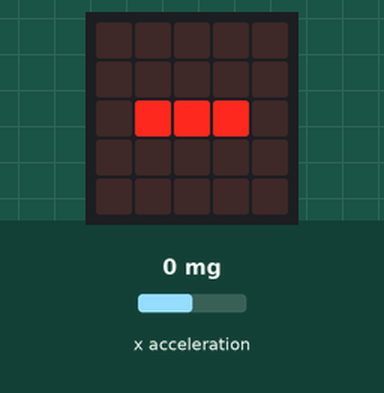
Simulated run of this program. Board: BBC micro:bit running MicroPython. On the bench: the board's 5×5 LED display. The inputs (shaded band) are chosen by the test bench; at power-on: x acceleration 0 mg.

Above: at 1.2 s.
1.3 s: x acceleration set to -1440 mg
At 2.5 s:
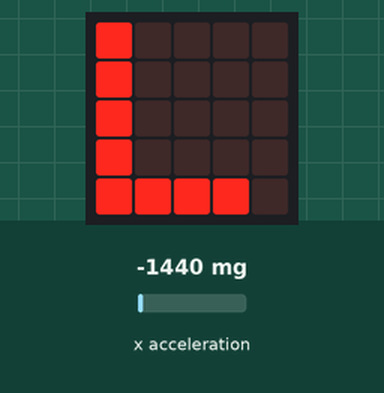
2.8 s: x acceleration set to 750 mg
At 3.8 s:
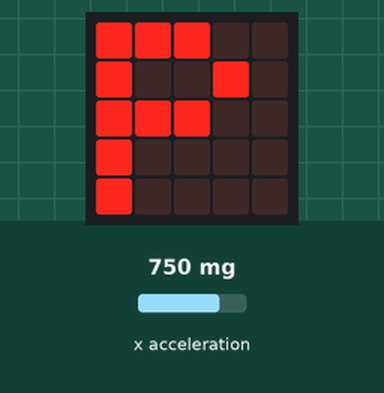
4.3 s: x acceleration set to -750 mg
At 4.9 s:
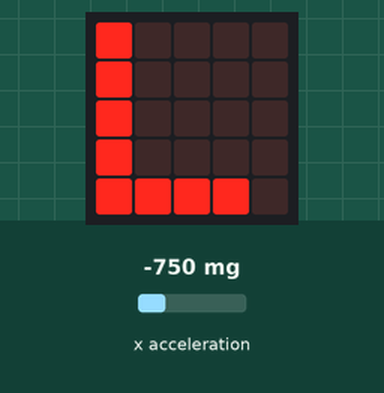
5.8 s: x acceleration set to 0 mg
At 6.1 s:
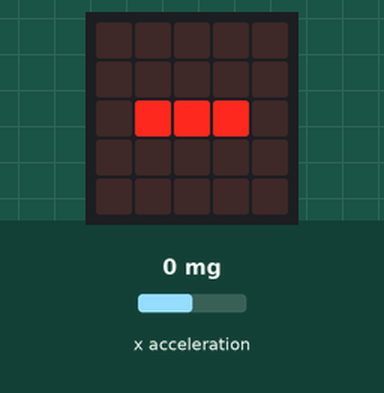
Timing chart, 0 to 8.3 s (numbered marks = the images above; inputs shaded):
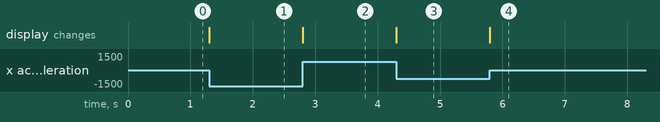

The program:

pohyb_x.py
```python
from microbit import *

mez = 400
while True:
    naklon = accelerometer.get_x()
    if naklon > mez:
        display.show("P")
    elif naklon < -mez:
        display.show("L")
    else:
        display.show("-")
```

Measured:
- after the input at 1.3 s, the display: changes at once (image 1)
- after the input at 2.8 s, the display: changes at once (image 2)
- after the input at 4.3 s, the display: changes at once (image 3)
- after the input at 5.8 s, the display: changes at once (image 4)
